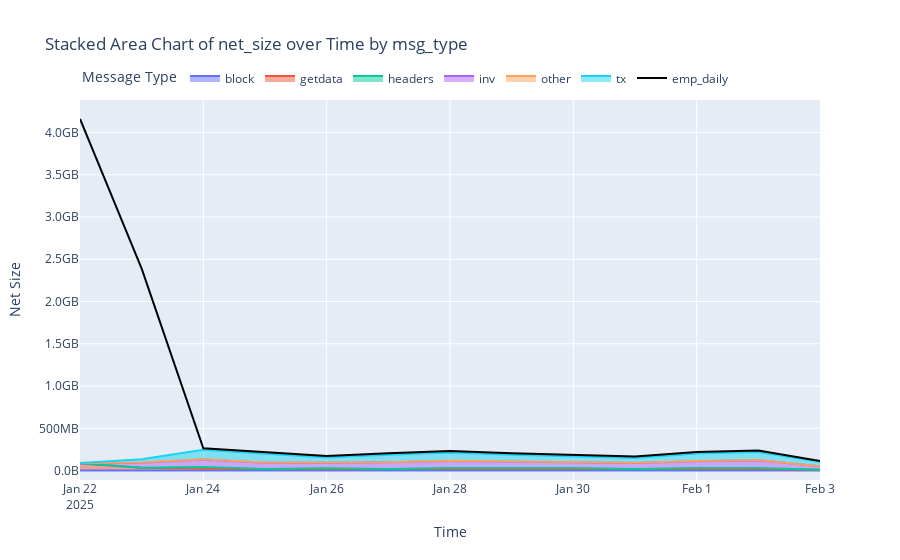

Source (notebook cell):
### Markdown cell above
## Plot out (absolute)

### Code cell
import plotly.express as px
import plotly.graph_objects as go

fig = px.area(
    dfs["est_daily"],
    x="timestamp",
    y="out",
    color="msg_type",
    title="Stacked Area Chart of net_size over Time by msg_type",
    labels={"net_size": "Net Size", "hour_groups": "Time", "msg_type": "Message Type"},
)

fig.add_trace(
    go.Scatter(
        x=dfs["emp_daily"].index,
        y=dfs["emp_daily"]["out"],
        mode="lines",
        name="emp_daily",
        line=dict(color="black", width=2),
    )
)

fig.update_layout(
    xaxis_title="Time",
    yaxis_title="Net Size",
    legend_title="Message Type",
    legend=dict(
        orientation="h",
        yanchor="bottom",
        y=1.02,
    ),
)
fig.update_yaxes(tickformat=".2s", ticksuffix="B")
fig.show()

### Figure 1 — Plotly figure (JSON) as saved in the notebook; plotly's stock layout.template omitted (floating-point values rounded to 4 significant figures)
{"data": [{"fillpattern": {"shape": ""}, "hovertemplate": "Message Type=block<br>timestamp=%{x}<br>out=%{y}<extra></extra>", "legendgroup": "block", "line": {"color": "#636efa"}, "marker": {"symbol": "circle"}, "mode": "lines", "name": "block", "orientation": "v", "showlegend": true, "stackgroup": "1", "type": "scatter", "x": ["2025-01-22 00:00:00+00:00", "2025-01-23 00:00:00+00:00", "2025-01-28 00:00:00+00:00", "2025-02-01 00:00:00+00:00", "2025-02-02 00:00:00+00:00"], "xaxis": "x", "y": [0, 0, 1113644, 0, 0], "yaxis": "y"}, {"fillpattern": {"shape": ""}, "hovertemplate": "Message Type=getdata<br>timestamp=%{x}<br>out=%{y}<extra></extra>", "legendgroup": "getdata", "line": {"color": "#EF553B"}, "marker": {"symbol": "circle"}, "mode": "lines", "name": "getdata", "orientation": "v", "showlegend": true, "stackgroup": "1", "type": "scatter", "x": ["2025-01-22 00:00:00+00:00", "2025-01-23 00:00:00+00:00", "2025-01-24 00:00:00+00:00", "2025-01-25 00:00:00+00:00", "2025-01-26 00:00:00+00:00", "2025-01-27 00:00:00+00:00", "2025-01-28 00:00:00+00:00", "2025-01-29 00:00:00+00:00", "2025-01-30 00:00:00+00:00", "2025-01-31 00:00:00+00:00", "2025-02-01 00:00:00+00:00", "2025-02-02 00:00:00+00:00", "2025-02-03 00:00:00+00:00"], "xaxis": "x", "y": [88170510, 33616063, 21907411, 17876886, 17255028, 18976967, 19571742, 18417588, 17936900, 17868450, 18634520, 20443352, 9838346], "yaxis": "y"}, {"fillpattern": {"shape": ""}, "hovertemplate": "Message Type=headers<br>timestamp=%{x}<br>out=%{y}<extra></extra>", "legendgroup": "headers", "line": {"color": "#00cc96"}, "marker": {"symbol": "circle"}, "mode": "lines", "name": "headers", "orientation": "v", "showlegend": true, "stackgroup": "1", "type": "scatter", "x": ["2025-01-22 00:00:00+00:00", "2025-01-23 00:00:00+00:00", "2025-01-24 00:00:00+00:00", "2025-01-25 00:00:00+00:00", "2025-01-26 00:00:00+00:00", "2025-01-27 00:00:00+00:00", "2025-01-28 00:00:00+00:00", "2025-01-29 00:00:00+00:00", "2025-01-30 00:00:00+00:00", "2025-01-31 00:00:00+00:00", "2025-02-01 00:00:00+00:00", "2025-02-02 00:00:00+00:00", "2025-02-03 00:00:00+00:00"], "xaxis": "x", "y": [3009, 113803, 22010760, 171800, 11255088, 184108, 11426885, 14323232, 11578520, 152238, 11813827, 11790358, 87354], "yaxis": "y"}, {"fillpattern": {"shape": ""}, "hovertemplate": "Message Type=inv<br>timestamp=%{x}<br>out=%{y}<extra></extra>", "legendgroup": "inv", "line": {"color": "#ab63fa"}, "marker": {"symbol": "circle"}, "mode": "lines", "name": "inv", "orientation": "v", "showlegend": true, "stackgroup": "1", "type": "scatter", "x": ["2025-01-22 00:00:00+00:00", "2025-01-23 00:00:00+00:00", "2025-01-24 00:00:00+00:00", "2025-01-25 00:00:00+00:00", "2025-01-26 00:00:00+00:00", "2025-01-27 00:00:00+00:00", "2025-01-28 00:00:00+00:00", "2025-01-29 00:00:00+00:00", "2025-01-30 00:00:00+00:00", "2025-01-31 00:00:00+00:00", "2025-02-01 00:00:00+00:00", "2025-02-02 00:00:00+00:00", "2025-02-03 00:00:00+00:00"], "xaxis": "x", "y": [0, 57829884, 86533809, 76153675, 64758030, 78402336, 82763813, 76289299, 74534557, 73256021, 80339145, 89149566, 40893771], "yaxis": "y"}, {"fillpattern": {"shape": ""}, "hovertemplate": "Message Type=other<br>timestamp=%{x}<br>out=%{y}<extra></extra>", "legendgroup": "other", "line": {"color": "#FFA15A"}, "marker": {"symbol": "circle"}, "mode": "lines", "name": "other", "orientation": "v", "showlegend": true, "stackgroup": "1", "type": "scatter", "x": ["2025-01-22 00:00:00+00:00", "2025-01-23 00:00:00+00:00", "2025-01-24 00:00:00+00:00", "2025-01-25 00:00:00+00:00", "2025-01-26 00:00:00+00:00", "2025-01-27 00:00:00+00:00", "2025-01-28 00:00:00+00:00", "2025-01-29 00:00:00+00:00", "2025-01-30 00:00:00+00:00", "2025-01-31 00:00:00+00:00", "2025-02-01 00:00:00+00:00", "2025-02-02 00:00:00+00:00", "2025-02-03 00:00:00+00:00"], "xaxis": "x", "y": [1183077, 4533702, 2824736, 2745562, 2793940, 2687504, 2783644, 2751134, 2717763, 2720780, 3025272, 2955014, 1395192], "yaxis": "y"}, {"fillpattern": {"shape": ""}, "hovertemplate": "Message Type=tx<br>timestamp=%{x}<br>out=%{y}<extra></extra>", "legendgroup": "tx", "line": {"color": "#19d3f3"}, "marker": {"symbol": "circle"}, "mode": "lines", "name": "tx", "orientation": "v", "showlegend": true, "stackgroup": "1", "type": "scatter", "x": ["2025-01-23 00:00:00+00:00", "2025-01-24 00:00:00+00:00", "2025-01-25 00:00:00+00:00", "2025-01-26 00:00:00+00:00", "2025-01-27 00:00:00+00:00", "2025-01-28 00:00:00+00:00", "2025-01-29 00:00:00+00:00", "2025-01-30 00:00:00+00:00", "2025-01-31 00:00:00+00:00", "2025-02-01 00:00:00+00:00", "2025-02-02 00:00:00+00:00", "2025-02-03 00:00:00+00:00"], "xaxis": "x", "y": [37720621, 112068552, 100953725, 59204734, 87278410, 96158844, 77032096, 63831855, 56203747, 89331936, 95946648, 52830572], "yaxis": "y"}, {"line": {"color": "black", "width": 2}, "mode": "lines", "name": "emp_daily", "type": "scatter", "x": ["2025-01-22 00:00:00+00:00", "2025-01-23 00:00:00+00:00", "2025-01-24 00:00:00+00:00", "2025-01-25 00:00:00+00:00", "2025-01-26 00:00:00+00:00", "2025-01-27 00:00:00+00:00", "2025-01-28 00:00:00+00:00", "2025-01-29 00:00:00+00:00", "2025-01-30 00:00:00+00:00", "2025-01-31 00:00:00+00:00", "2025-02-01 00:00:00+00:00", "2025-02-02 00:00:00+00:00", "2025-02-03 00:00:00+00:00"], "y": [4159172666, 2389922496, 263730602, 217543569, 173218424, 205597017, 231108457, 205458073, 187277323, 167366501, 219771643, 238119095, 113642099]}], "layout": {"legend": {"orientation": "h", "title": {"text": "Message Type"}, "tracegroupgap": 0, "y": 1.02, "yanchor": "bottom"}, "title": {"text": "Stacked Area Chart of net_size over Time by msg_type"}, "xaxis": {"anchor": "y", "domain": [0, 1], "title": {"text": "Time"}}, "yaxis": {"anchor": "x", "domain": [0, 1], "tickformat": ".2s", "ticksuffix": "B", "title": {"text": "Net Size"}}}}
